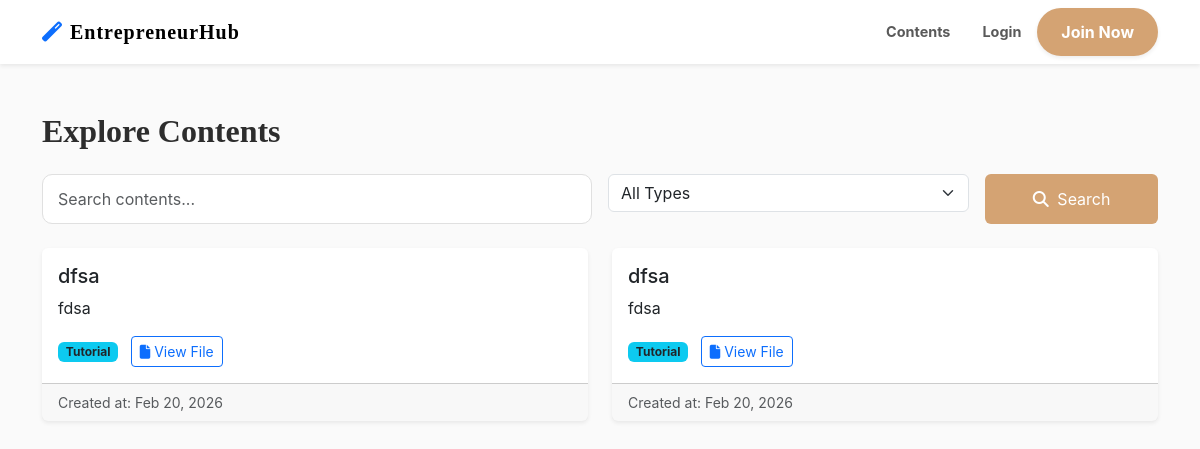
Screenshot of /contents.php with the database file from the repository.
### tables this page shows
CREATE TABLE `contents` (
  `content_id` int(11) NOT NULL,
  `title` varchar(255) NOT NULL,
  `description` text DEFAULT NULL,
  `resource_type` enum('tutorial','event') NOT NULL,
  `file_path` varchar(255) DEFAULT NULL,
  `created_at` timestamp NOT NULL DEFAULT current_timestamp()
);

### contents.php (the view, shortened to what this page needs)
<?php
include "config.php";
$search = isset($_GET['search']) ? mysqli_real_escape_string($conn, $_GET['search']) : '';
$query = "SELECT * FROM contents WHERE 1=1";
$query .= " ORDER BY created_at DESC";
$result = mysqli_query($conn, $query);
?>
<!DOCTYPE html>
<html lang="en">
<head>
<link href="https://cdn.jsdelivr.net/npm/bootstrap@5.3.0/dist/css/bootstrap.min.css" rel="stylesheet">
<link rel="stylesheet" href="https://cdnjs.cloudflare.com/ajax/libs/font-awesome/6.4.0/css/all.min.css">
<link rel="stylesheet" href="./CSS/style.css">
</head>
<body>
<?php include('navbar.php'); ?>
<div class="container mt-5 mb-5">
    <h2 class="fw-bold mb-4">Explore Contents</h2>
    <form method="GET" class="row g-3 mb-4">
        <div class="col-md-6">
            <input type="text" name="search" class="form-control" placeholder="Search contents..." value="<?= htmlspecialchars($search) ?>">
        </div>
        <div class="col-md-4">
            <select name="type" class="form-select">
                <option value="">All Types</option>
            </select>
        </div>
        <div class="col-md-2 d-grid">
            <button class="btn btn-primary"><i class="fas fa-search me-1"></i> Search</button>
        </div>
    </form>
    <div class="row">
        <?php if(mysqli_num_rows($result) > 0): ?>
            <?php while($row = mysqli_fetch_assoc($result)): ?>
            <div class="col-md-6 mb-4">
                <div class="card h-100 shadow-sm border-0">
                    <div class="card-body">
                        <h5 class="card-title"><?= htmlspecialchars($row['title']) ?></h5>
                        <p class="card-text"><?= htmlspecialchars(substr($row['description'],0,150)) ?><?= strlen($row['description'])>150?'...':'' ?></p>
                        <span class="badge bg-info text-dark"><?= ucfirst($row['resource_type']) ?></span>
                        <?php if($row['file_path']): ?>
                            <a href="uploads/<?= htmlspecialchars($row['file_path']) ?>" target="_blank" class="btn btn-sm btn-outline-primary ms-2">
                                <i class="fas fa-file"></i> View File
                            </a>
                        <?php endif; ?>
                    </div>
                    <div class="card-footer text-muted small">
                        Created at: <?= date('M d, Y', strtotime($row['created_at'])) ?>
                    </div>
                </div>
            </div>
            <?php endwhile; ?>
        <?php else: ?>
            <div class="col-12">
                <div class="alert alert-warning">No contents found matching your search criteria.</div>
            </div>
        <?php endif; ?>
    </div>
</div>
</body>
</html>

### CSS/style.css (style rules this page uses)
:root { --primary-color: #d4a373; --accent-color: #faedcd; --text-dark: #2d2d2d; --bg-light: #fefae0; --transition: all 0.3s ease; }
body { font-family: 'Inter', sans-serif; background-color: #fafafa; color: var(--text-dark); }
h1, h2, .navbar-brand { font-family: 'Playfair Display', serif; }
.form-control { border: 1px solid #e0e0e0; padding: 12px 15px; border-radius: 10px; transition: var(--transition); }
.btn-primary { background-color: var(--primary-color); border: none; padding: 12px 25px; }

### rows the page displays
contents: title "dfsa", description "fdsa", resource_type "Tutorial", created_at "Feb 20, 2026"
contents: title "dfsa", description "fdsa", resource_type "Tutorial", created_at "Feb 20, 2026"
